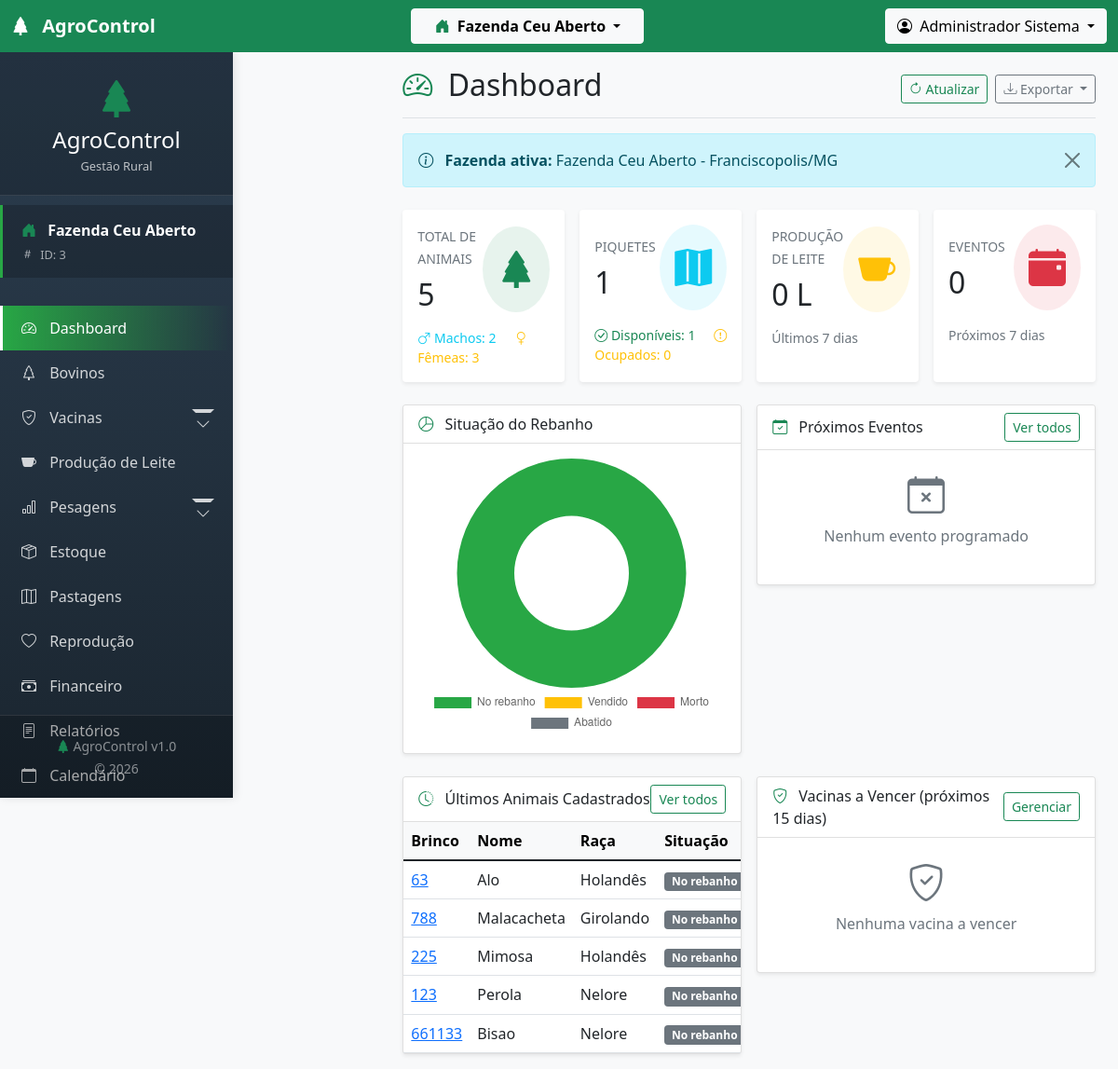
Page /modules/dashboard/index.php (signed in) on the committed database.
### tables this page shows
CREATE TABLE `fazendas` (
  `id` int(11) NOT NULL AUTO_INCREMENT,
  `id_proprietario` int(11) NOT NULL,
  `id_plano` int(11) NOT NULL,
  `nome_fazenda` varchar(150) NOT NULL,
  `nome_fantasia` varchar(150) DEFAULT NULL,
  `cnpj` varchar(20) DEFAULT NULL,
  `inscricao_estadual` varchar(20) DEFAULT NULL,
  `email_principal` varchar(100) DEFAULT NULL,
  `telefone_principal` varchar(20) DEFAULT NULL,
  `telefone_secundario` varchar(20) DEFAULT NULL,
  `whatsapp` varchar(20) DEFAULT NULL,
  `site` varchar(255) DEFAULT NULL,
  `logradouro` varchar(255) DEFAULT NULL,
  `numero` varchar(20) DEFAULT NULL,
  `complemento` varchar(100) DEFAULT NULL,
  `bairro` varchar(100) DEFAULT NULL,
  `cidade` varchar(100) DEFAULT NULL,
  `estado` char(2) DEFAULT NULL,
  `cep` varchar(10) DEFAULT NULL,
  `pais` varchar(50) DEFAULT 'Brasil',
  `latitude` decimal(10,8) DEFAULT NULL,
  `longitude` decimal(11,8) DEFAULT NULL,
  `area_total_hectares` decimal(10,2) DEFAULT NULL,
  `area_agricola_hectares` decimal(10,2) DEFAULT NULL,
  `area_pastagem_hectares` decimal(10,2) DEFAULT NULL,
  `area_preservacao_hectares` decimal(10,2) DEFAULT NULL,
  `bioma` varchar(100) DEFAULT NULL,
  `idioma` varchar(10) DEFAULT 'pt_BR',
  `timezone` varchar(50) DEFAULT 'America/Sao_Paulo',
  `moeda` varchar(3) DEFAULT 'BRL',
  `formato_data` varchar(20) DEFAULT 'd/m/Y',
  `logo` varchar(255) DEFAULT NULL,
  `cor_primaria` varchar(7) DEFAULT '#28a745',
  `cor_secundaria` varchar(7) DEFAULT '#6c757d',
  `status` enum('trial','ativo','inadimplente','suspenso','cancelado') DEFAULT 'trial',
  `ativo` tinyint(1) DEFAULT 1,
  `data_ativacao` date DEFAULT NULL,
  `data_expiracao` date DEFAULT NULL,
  `data_cancelamento` date DEFAULT NULL,
  `motivo_cancelamento` text DEFAULT NULL,
  `observacoes` text DEFAULT NULL,
  `data_cadastro` timestamp NULL DEFAULT current_timestamp(),
  `data_atualizacao` timestamp NULL DEFAULT NULL ON UPDATE current_timestamp(),
  PRIMARY KEY (`id`),
  KEY `id_plano` (`id_plano`),
  KEY `idx_status` (`status`),
  KEY `idx_proprietario` (`id_proprietario`),
  CONSTRAINT `fazendas_ibfk_1` FOREIGN KEY (`id_proprietario`) REFERENCES `usuarios` (`id`),
  CONSTRAINT `fazendas_ibfk_2` FOREIGN KEY (`id_plano`) REFERENCES `planos` (`id`)
);

CREATE TABLE `bovinos` (
  `id` int(11) NOT NULL AUTO_INCREMENT,
  `id_fazenda` int(11) NOT NULL,
  `id_usuario_cadastro` int(11) DEFAULT NULL,
  `id_raca` int(11) DEFAULT NULL,
  `id_situacao` int(11) DEFAULT NULL,
  `id_piquete_atual` int(11) DEFAULT NULL,
  `id_pai` int(11) DEFAULT NULL,
  `id_mae` int(11) DEFAULT NULL,
  `brinco` varchar(50) NOT NULL,
  `brinco_eletronico` varchar(50) DEFAULT NULL,
  `brinco_pai` varchar(50) DEFAULT NULL,
  `brinco_mae` varchar(50) DEFAULT NULL,
  `nome` varchar(100) DEFAULT NULL,
  `registro_abcrh` varchar(50) DEFAULT NULL,
  `registro_anc` varchar(50) DEFAULT NULL,
  `data_nascimento` date DEFAULT NULL,
  `sexo` enum('M','F') NOT NULL,
  `peso_nascimento` decimal(7,2) DEFAULT NULL,
  `peso_atual` decimal(7,2) DEFAULT NULL,
  `condicao_corporal` decimal(3,2) DEFAULT NULL,
  `cor_pelagem` varchar(50) DEFAULT NULL,
  `origem` enum('nascido','comprado','doacao','troca') DEFAULT 'nascido',
  `data_entrada` date NOT NULL,
  `valor_compra` decimal(10,2) DEFAULT NULL,
  `comprado_de` varchar(255) DEFAULT NULL,
  `nome_pai` varchar(100) DEFAULT NULL,
  `raca_pai` varchar(100) DEFAULT NULL,
  `nome_mae` varchar(100) DEFAULT NULL,
  `raca_mae` varchar(100) DEFAULT NULL,
  `data_saida` date DEFAULT NULL,
  `motivo_saida` varchar(100) DEFAULT NULL,
  `valor_venda` decimal(10,2) DEFAULT NULL,
  `observacoes` text DEFAULT NULL,
  `ativo` tinyint(1) DEFAULT 1,
  `data_cadastro` timestamp NULL DEFAULT current_timestamp(),
  `data_atualizacao` timestamp NULL DEFAULT NULL ON UPDATE current_timestamp(),
  PRIMARY KEY (`id`),
  UNIQUE KEY `unique_brinco_fazenda` (`id_fazenda`,`brinco`),
  KEY `id_raca` (`id_raca`),
  KEY `id_pai` (`id_pai`),
  KEY `id_mae` (`id_mae`),
  KEY `idx_bovinos_fazenda` (`id_fazenda`),
  KEY `idx_bovinos_situacao` (`id_situacao`),
  KEY `idx_bovinos_piquete` (`id_piquete_atual`),
  KEY `id_usuario_cadastro` (`id_usuario_cadastro`),
  CONSTRAINT `bovinos_ibfk_1` FOREIGN KEY (`id_fazenda`) REFERENCES `fazendas` (`id`) ON DELETE CASCADE,
  CONSTRAINT `bovinos_ibfk_2` FOREIGN KEY (`id_raca`) REFERENCES `racas` (`id`),
  CONSTRAINT `bovinos_ibfk_3` FOREIGN KEY (`id_situacao`) REFERENCES `situacoes` (`id`),
  CONSTRAINT `bovinos_ibfk_4` FOREIGN KEY (`id_piquete_atual`) REFERENCES `piquetes` (`id`),
  CONSTRAINT `bovinos_ibfk_5` FOREIGN KEY (`id_pai`) REFERENCES `bovinos` (`id`),
  CONSTRAINT `bovinos_ibfk_6` FOREIGN KEY (`id_mae`) REFERENCES `bovinos` (`id`),
  CONSTRAINT `bovinos_ibfk_7` FOREIGN KEY (`id_usuario_cadastro`) REFERENCES `usuarios` (`id`)
);

CREATE TABLE `racas` (
  `id` int(11) NOT NULL AUTO_INCREMENT,
  `id_fazenda` int(11) NOT NULL,
  `nome_raca` varchar(100) NOT NULL,
  `tipo` enum('corte','leite','misto','trabalho') NOT NULL,
  `origem` varchar(100) DEFAULT NULL,
  `porte` enum('pequeno','medio','grande') DEFAULT 'medio',
  `peso_medio_adulto` decimal(7,2) DEFAULT NULL,
  `descricao` text DEFAULT NULL,
  `data_cadastro` timestamp NULL DEFAULT current_timestamp(),
  PRIMARY KEY (`id`),
  UNIQUE KEY `unique_raca_fazenda` (`id_fazenda`,`nome_raca`),
  CONSTRAINT `racas_ibfk_1` FOREIGN KEY (`id_fazenda`) REFERENCES `fazendas` (`id`) ON DELETE CASCADE
);

CREATE TABLE `situacoes` (
  `id` int(11) NOT NULL AUTO_INCREMENT,
  `id_fazenda` int(11) NOT NULL,
  `codigo` varchar(30) DEFAULT NULL,
  `nome` varchar(50) NOT NULL,
  `cor` varchar(20) DEFAULT 'secondary',
  `icone` varchar(50) DEFAULT NULL,
  `permite_movimentacao` tinyint(1) DEFAULT 1,
  `permite_venda` tinyint(1) DEFAULT 0,
  `ordem` int(11) DEFAULT 0,
  `padrao` tinyint(1) DEFAULT 0,
  `ativo` tinyint(1) DEFAULT 1,
  `data_cadastro` timestamp NULL DEFAULT current_timestamp(),
  PRIMARY KEY (`id`),
  UNIQUE KEY `unique_situacao_fazenda` (`id_fazenda`,`codigo`),
  CONSTRAINT `situacoes_ibfk_1` FOREIGN KEY (`id_fazenda`) REFERENCES `fazendas` (`id`) ON DELETE CASCADE
);

### modules/dashboard/index.php (the view, shortened to what the rows shown need)
<?php
require_once '../../config/database.php';
require_once '../../config/tenant.php';
$farmId = getActiveFarmId();
$activeFarm = TenantManager::getActiveFarm();
$stats = [];
$sql = "SELECT COUNT(*) as total FROM bovinos WHERE " . TenantManager::addTenantFilter();
$result = executeQuery($sql);
$stats['total_bovinos'] = $result->fetch_assoc()['total'];
$sql = "SELECT sexo, COUNT(*) as total
        FROM bovinos
        WHERE " . TenantManager::addTenantFilter() . "
        GROUP BY sexo";
$result = executeQuery($sql);
$stats['sexo'] = ['M' => 0, 'F' => 0];
while ($row = $result->fetch_assoc()) {
    $stats['sexo'][$row['sexo']] = $row['total'];
}
$sql = "SELECT s.nome, s.cor, COUNT(b.id) as total
        FROM situacoes s
        LEFT JOIN bovinos b ON s.id = b.id_situacao AND " . TenantManager::addTenantFilter('b')
        . " WHERE s.id_fazenda = $farmId
        GROUP BY s.id
        ORDER BY s.ordem";
$result = executeQuery($sql);
$stats['situacoes'] = [];
while ($row = $result->fetch_assoc()) {
    $stats['situacoes'][] = $row;
}
$sql = "SELECT COUNT(*) as total FROM piquetes WHERE " . TenantManager::addTenantFilter();
$result = executeQuery($sql);
$stats['total_piquetes'] = $result->fetch_assoc()['total'];
$sql = "SELECT
            SUM(CASE WHEN disponivel = 1 THEN 1 ELSE 0 END) as disponiveis,
            SUM(CASE WHEN disponivel = 0 THEN 1 ELSE 0 END) as ocupados
        FROM piquetes
        WHERE " . TenantManager::addTenantFilter();
$result = executeQuery($sql);
$piquetes = $result->fetch_assoc();
$stats['piquetes_disponiveis'] = $piquetes['disponiveis'] ?? 0;
$stats['piquetes_ocupados'] = $piquetes['ocupados'] ?? 0;
$stats['producao_leite'] = [];
$sql = "SELECT * FROM eventos
        WHERE " . TenantManager::addTenantFilter() . "
        AND data_inicio BETWEEN NOW() AND DATE_ADD(NOW(), INTERVAL 7 DAY)
        AND concluido = 0
        ORDER BY data_inicio ASC
        LIMIT 5";
$proximosEventos = executeQuery($sql);
$sql = "SELECT b.*, r.nome_raca, s.nome as situacao_nome
        FROM bovinos b
        LEFT JOIN racas r ON b.id_raca = r.id
        LEFT JOIN situacoes s ON b.id_situacao = s.id
        WHERE " . TenantManager::addTenantFilter('b') . "
        ORDER BY b.data_cadastro DESC
        LIMIT 5";
$recentBovinos = executeQuery($sql);
include '../../includes/header.php';
include '../../includes/sidebar.php';
?>
<main class="col-lg-10 ms-auto px-4 py-3">
    <div class="d-flex justify-content-between flex-wrap flex-md-nowrap align-items-center pb-2 mb-3 border-bottom">
        <h1 class="h2">
            <i class="bi bi-speedometer2 me-2 text-success"></i>
            Dashboard
        </h1>
        <div class="btn-toolbar mb-2 mb-md-0">
        </div>
    </div>
    <?php if ($activeFarm): ?>
    <div class="alert alert-info alert-dismissible fade show mb-4" role="alert">
        <i class="bi bi-info-circle me-2"></i>
        <strong>Fazenda ativa:</strong> <?php echo $activeFarm['nome_fazenda']; ?>
        <?php if ($activeFarm['cidade']): ?>
            - <?php echo $activeFarm['cidade']; ?>/<?php echo $activeFarm['estado']; ?>
        <?php endif; ?>
        <button type="button" class="btn-close" data-bs-dismiss="alert"></button>
    </div>
    <?php endif; ?>
    <div class="row g-3 mb-4">
        <div class="col-sm-6 col-md-3">
            <div class="card border-0 shadow-sm h-100">
                <div class="card-body">
                    <div class="d-flex justify-content-between align-items-center">
                        <div>
                            <h2 class="mb-0 mt-2"><?php echo $stats['total_bovinos']; ?></h2>
                        </div>
                    </div>
                </div>
            </div>
        </div>
        <div class="col-sm-6 col-md-3">
            <div class="card border-0 shadow-sm h-100">
                <div class="card-body">
                    <div class="d-flex justify-content-between align-items-center">
                        <div>
                            <h2 class="mb-0 mt-2"><?php echo $stats['total_piquetes']; ?></h2>
                        </div>
                    </div>
                </div>
            </div>
        </div>
        <div class="col-sm-6 col-md-3">
            <div class="card border-0 shadow-sm h-100">
                <div class="card-body">
                    <div class="d-flex justify-content-between align-items-center">
                        <div>
                            <h2 class="mb-0 mt-2"><?php echo array_sum($stats['producao_leite']); ?> L</h2>
                        </div>
                    </div>
                </div>
            </div>
        </div>
        <div class="col-sm-6 col-md-3">
            <div class="card border-0 shadow-sm h-100">
                <div class="card-body">
                    <div class="d-flex justify-content-between align-items-center">
                        <div>
                            <h2 class="mb-0 mt-2"><?php echo $proximosEventos ? $proximosEventos->num_rows : 0; ?></h2>
                        </div>
                    </div>
                </div>
            </div>
        </div>
    </div>
    <div class="row g-3 mb-4">
        <div class="col-md-6">
        </div>
        <div class="col-md-6">
        </div>
    </div>
    <div class="row g-3">
        <div class="col-md-6">
            <div class="card shadow-sm">
                <div class="card-body p-0">
                    <?php if ($recentBovinos && $recentBovinos->num_rows > 0): ?>
                    <div class="table-responsive">
                        <table class="table table-hover mb-0">
                            <thead class="table-light">
                                <tr>
                                    <th>Brinco</th>
                                    <th>Nome</th>
                                    <th>Raça</th>
                                    <th>Situação</th>
                                </tr>
                            </thead>
                            <tbody>
                                <?php while ($bovino = $recentBovinos->fetch_assoc()): ?>
                                <tr>
                                    <td>
                                        <a href="<?php echo BASE_URL; ?>modules/bovinos/visualizar.php?id=<?php echo $bovino['id']; ?>">
                                            <?php echo $bovino['brinco']; ?>
                                        </a>
                                    </td>
                                    <td><?php echo $bovino['nome'] ?: '-'; ?></td>
                                    <td><?php echo $bovino['nome_raca'] ?: '-'; ?></td>
                                    <td>
                                        <span class="badge bg-<?php echo $bovino['cor'] ?? 'secondary'; ?>">
                                            <?php echo $bovino['situacao_nome']; ?>
                                        </span>
                                    </td>
                                </tr>
                                <?php endwhile; ?>
                            </tbody>
                        </table>
                    </div>
                    <?php endif; ?>
                </div>
            </div>
        </div>
        <div class="col-md-6">
        </div>
    </div>
</main>
<script>
// Gráfico de Situação
document.addEventListener('DOMContentLoaded', function() {
    const ctx = document.getElementById('graficoSituacao').getContext('2d');
    // Dados do PHP
    const situacoes = <?php echo json_encode($stats['situacoes']); ?>;
    new Chart(ctx, {
        type: 'doughnut',
        data: {
            labels: situacoes.map(s => s.nome),
            datasets: [{
                data: situacoes.map(s => s.total),
                backgroundColor: [
                    '#28a745', // success
                    '#ffc107', // warning
                    '#dc3545', // danger
                    '#6c757d', // secondary
                    '#17a2b8', // info
                    '#007bff', // primary
                    '#6610f2'  // indigo
                ],
                borderWidth: 0
            }]
        },
        options: {
            responsive: true,
            maintainAspectRatio: false,
            plugins: {
                legend: {
                    position: 'bottom'
                }
            }
        }
    });
});
</script>
<?php
include '../../includes/footer.php';
?>

### rows in the picture
fazendas: nome_fazenda "Fazenda Ceu Aberto", cidade "Franciscopolis", estado "MG"
bovinos: brinco "63", nome "Alo", id_raca.nome_raca "Holandês", id_situacao.nome "No rebanho"
bovinos: brinco "788", nome "Malacacheta", id_raca.nome_raca "Girolando", id_situacao.nome "No rebanho"
bovinos: brinco "225", nome "Mimosa", id_raca.nome_raca "Holandês", id_situacao.nome "No rebanho"
bovinos: brinco "123", nome "Perola", id_raca.nome_raca "Nelore", id_situacao.nome "No rebanho"
bovinos: brinco "661133", nome "Bisao", id_raca.nome_raca "Nelore", id_situacao.nome "No rebanho"

### other values in the picture
$activeFarmName "Fazenda Ceu Aberto"
$_SESSION['usuario_nome'] "Administrador Sistema"
TenantManager::getActiveFarmName() "Fazenda Ceu Aberto"
$farmId "3"
$stats['total_bovinos'] "5"
$stats['sexo']['M'] "2"
$stats['sexo']['F'] "3"
$stats['total_piquetes'] "1"
$stats['piquetes_disponiveis'] "1"
$stats['piquetes_ocupados'] "0"
array_sum($stats['producao_leite']) "0"
$proximosEventos->num_rows "0"
